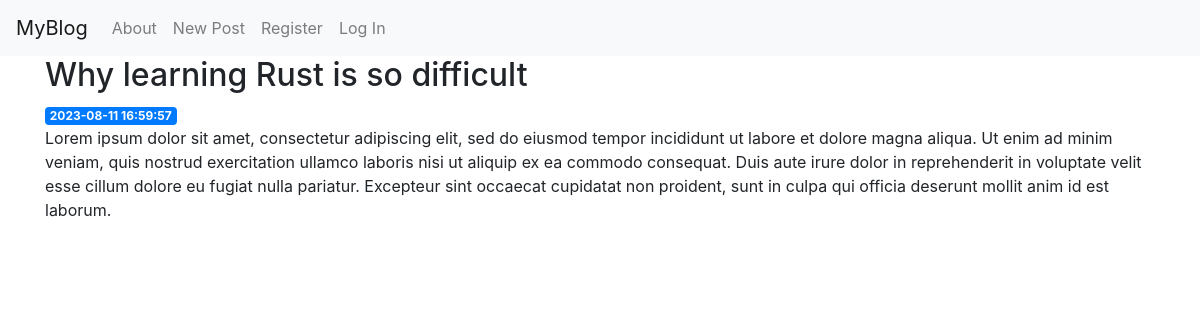
The page /5 on the database its author committed.
### tables this page shows
CREATE TABLE post (
  id INTEGER PRIMARY KEY AUTOINCREMENT,
  author_id INTEGER NOT NULL,
  created TIMESTAMP NOT NULL DEFAULT CURRENT_TIMESTAMP,
  title TEXT NOT NULL,

  content TEXT NOT NULL,
  FOREIGN KEY (author_id) REFERENCES user (id)
);

### app.py (the view)
@app.route('/<int:post_id>')
def post(post_id):
    post = get_post(post_id)
    return render_template('post.html', post=post)

### app.py (called while the page is built)
def get_db_connection():
    conn = sqlite3.connect('database.db')
    conn.row_factory = sqlite3.Row
    return conn

def get_post(post_id,check_author=True):
    conn = get_db_connection()
    post = conn.execute('SELECT p.id, title, content, created, author_id, username'
                        ' FROM post p JOIN user u ON p.author_id = u.id'
                        ' WHERE p.id = ?',
                        (post_id,)).fetchone()
    conn.close()
    if post is None:
        abort(404)
    return post

@bp.before_app_request
def load_logged_in_user():
    user_id = session.get('user_id')
    conn = get_db_connection()
    if user_id is None:
        g.user = None
    else:
        g.user = conn.execute(
            'SELECT * FROM user WHERE id = ?', (user_id,)
        ).fetchone()

### templates/post.html
{% extends 'base.html' %}
{% block content %}
    <h2>{% block title %} {{ post['title'] }} {% endblock %}</h2>
    <span class="badge badge-primary">{{ post['created'] }}</span>
    <p>{{ post['content'] }}</p>
{% endblock %}

### rows shown on the page
post: title "Why learning Rust is so difficult", created "2023-08-11 16:59:57", content "Lorem ipsum dolor sit amet, consectetur adipiscing elit, sed do eiusmod tempor incididunt ut labore et dolore magna aliqua. Ut enim ad minim veniam, quis nostrud exercitation ullamco laboris nisi ut aliquip ex ea commodo consequat. Duis aute irure dolor in reprehenderit in voluptate velit esse cillum dolore eu fugiat nulla pariatur. Excepteur sint occaecat cupidatat non proident, sunt in culpa qui officia deserunt mollit anim id est laborum."
